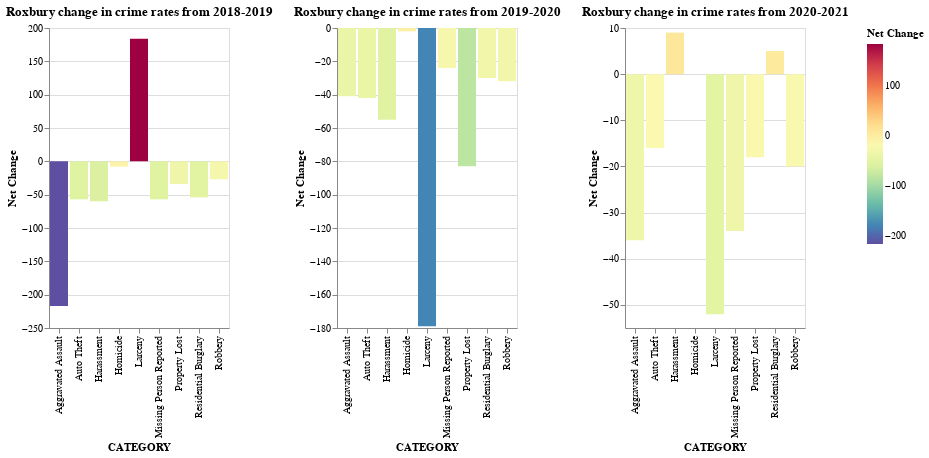

This figure's notebook cell:
### Code cell
change_from_2018 | change_from_2019 | change_from_2020

### Figure 1 — Vega-Lite specification as saved in the notebook (floating-point values rounded to 4 significant figures)
{"config": {"view": {"continuousWidth": 300, "continuousHeight": 300}}, "hconcat": [{"data": {"name": "data-fe32c06729c472abb32fd6787895a0f4"}, "mark": {"type": "bar", "point": false}, "encoding": {"color": {"field": "Net Change", "scale": {"reverse": true, "scheme": "spectral"}, "type": "quantitative"}, "x": {"field": "CATEGORY", "type": "nominal"}, "y": {"field": "Net Change", "type": "quantitative"}}, "title": "Roxbury change in crime rates from 2018-2019"}, {"data": {"name": "data-2585c9a015a5c225628ce0613dd4e0c4"}, "mark": {"type": "bar", "point": false}, "encoding": {"color": {"field": "Net Change", "scale": {"reverse": true, "scheme": "spectral"}, "type": "quantitative"}, "x": {"field": "CATEGORY", "type": "nominal"}, "y": {"field": "Net Change", "type": "quantitative"}}, "title": "Roxbury change in crime rates from 2019-2020"}, {"data": {"name": "data-95ffa6c54c2567fa469b9c9bf7d6a34f"}, "mark": {"type": "bar", "point": false}, "encoding": {"color": {"field": "Net Change", "scale": {"reverse": true, "scheme": "spectral"}, "type": "quantitative"}, "x": {"field": "CATEGORY", "type": "nominal"}, "y": {"field": "Net Change", "type": "quantitative"}}, "title": "Roxbury change in crime rates from 2020-2021"}], "$schema": "https://vega.github.io/schema/vega-lite/v5.6.1.json", "datasets": {"data-fe32c06729c472abb32fd6787895a0f4": [{"CATEGORY": "Aggravated Assault", "Net Change": -217.0}, {"CATEGORY": "Auto Theft", "Net Change": -57.0}, {"CATEGORY": "Harassment", "Net Change": -60.0}, {"CATEGORY": "Homicide", "Net Change": -8.0}, {"CATEGORY": "Larceny", "Net Change": 184.0}, {"CATEGORY": "Missing Person Reported", "Net Change": -57.0}, {"CATEGORY": "Property Lost", "Net Change": -34.0}, {"CATEGORY": "Residential Burglary", "Net Change": -54.0}, {"CATEGORY": "Robbery", "Net Change": -27.0}], "data-2585c9a015a5c225628ce0613dd4e0c4": [{"CATEGORY": "Aggravated Assault", "Net Change": -41.0}, {"CATEGORY": "Auto Theft", "Net Change": -42.0}, {"CATEGORY": "Harassment", "Net Change": -55.0}, {"CATEGORY": "Homicide", "Net Change": -2.0}, {"CATEGORY": "Larceny", "Net Change": -179.0}, {"CATEGORY": "Missing Person Reported", "Net Change": -24.0}, {"CATEGORY": "Property Lost", "Net Change": -83.0}, {"CATEGORY": "Residential Burglary", "Net Change": -30.0}, {"CATEGORY": "Robbery", "Net Change": -32.0}], "data-95ffa6c54c2567fa469b9c9bf7d6a34f": [{"CATEGORY": "Aggravated Assault", "Net Change": -36.0}, {"CATEGORY": "Auto Theft", "Net Change": -16.0}, {"CATEGORY": "Harassment", "Net Change": 9.0}, {"CATEGORY": "Homicide", "Net Change": 0.0}, {"CATEGORY": "Larceny", "Net Change": -52.0}, {"CATEGORY": "Missing Person Reported", "Net Change": -34.0}, {"CATEGORY": "Property Lost", "Net Change": -18.0}, {"CATEGORY": "Residential Burglary", "Net Change": 5.0}, {"CATEGORY": "Robbery", "Net Change": -20.0}]}}
